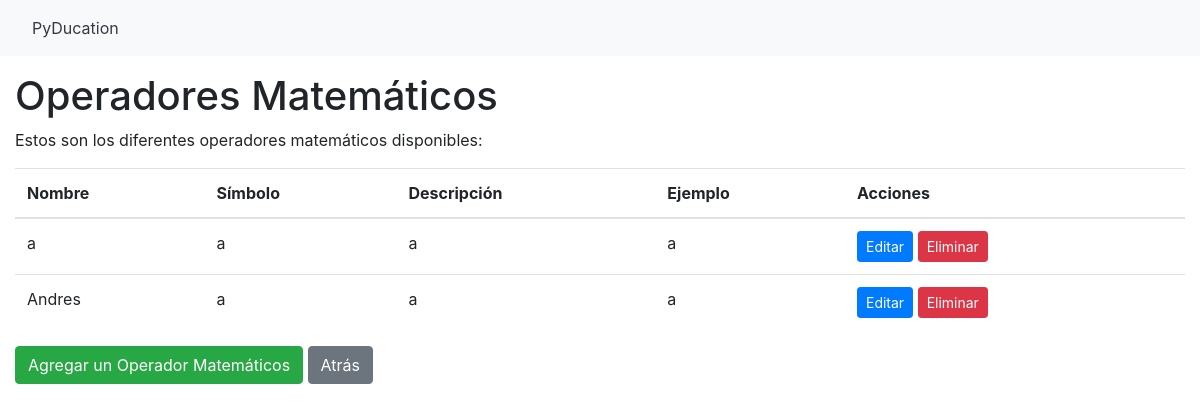
/math_operators/, run on an earlier commit of the app's database.
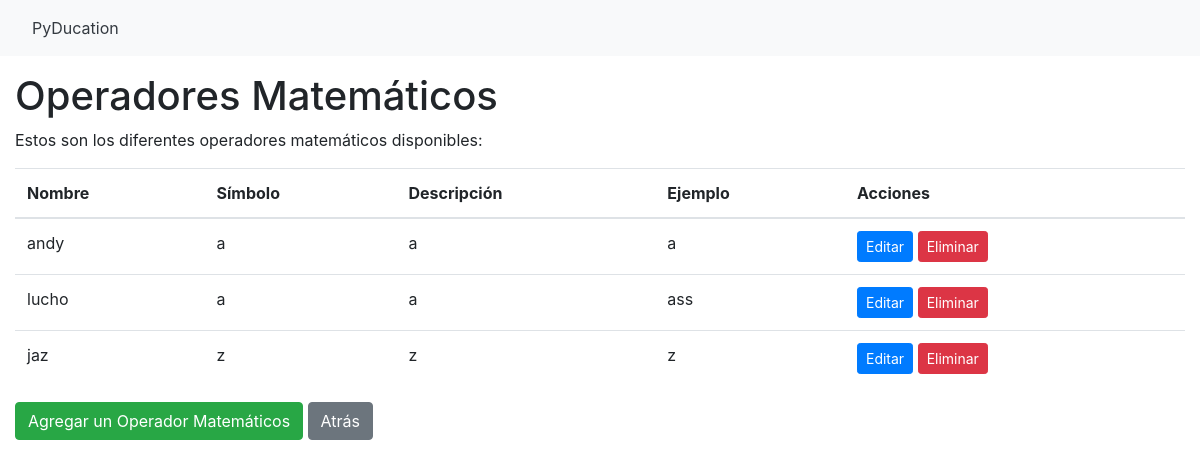
And on a later commit of the database.
### blog/models.py (models this page shows)
class MathOperator(models.Model):
    name = models.CharField(max_length=50)
    symbol = models.CharField(max_length=10)
    description = models.TextField(blank=True, null=True)
    example = models.CharField(max_length=50, blank=True, null=True)
    math_operator_created_by = models.ForeignKey(
        User,
        on_delete=models.CASCADE,
        related_name='math_operators_create',
        null=True,
        blank=True,
        default=None,
    )

### blog/views.py (the view)
# urls.py: path('math_operators/', MathOperatorListView.as_view(), name='math_operator_list'),
class MathOperatorListView(ListView):
    model = MathOperator
    template_name = 'math_operators/math_operator_list.html'
    context_object_name = 'math_operators'

### PyDucation/templates/math_operators/math_operator_list.html
{% extends 'PyDucation/base.html' %}
{% block content %}
  <h1>Operadores Matemáticos</h1>
  <p>Estos son los diferentes operadores matemáticos disponibles:</p>
  <table class="table">
    <thead>
      <tr>
        <th>Nombre</th>
        <th>Símbolo</th>
        <th>Descripción</th>
        <th>Ejemplo</th>
        <th>Acciones</th>
      </tr>
    </thead>
    <tbody>
      {% for math_operator in math_operators %}
      <tr>
        <td>{{ math_operator.name }}</td>
        <td>{{ math_operator.symbol }}</td>
        <td>{{ math_operator.description }}</td>
        <td>{{ math_operator.example }}</td>
        <td>
          <a href="{% url 'math_operator_update' math_operator.pk %}" class="btn btn-primary btn-sm">Editar</a>
          <a href="{% url 'math_operator_delete' math_operator.pk %}" class="btn btn-danger btn-sm">Eliminar</a>
        </td>
      </tr>
      {% empty %}
      <tr>
        <td colspan="5">No math operators found.</td>
      </tr>
      {% endfor %}
    </tbody>
  </table>
  <a href="{% url 'math_operator_create' %}" class="btn btn-success">Agregar un Operador Matemáticos</a>
  <a href="{% url 'pyducation' %}" class="btn btn-secondary">Atrás</a>
{% endblock %}

What changed in the data, as far as the page shows it:
changed MathOperator: name "a" → "andy"
changed MathOperator: name "Andres" → "lucho"; example "a" → "ass"
added MathOperator: name "jaz", symbol "z", description "z", example "z"
